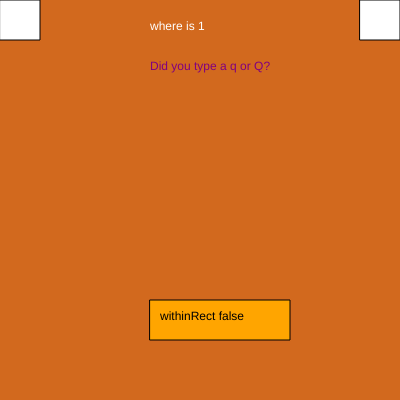
Frame 1 (no input)
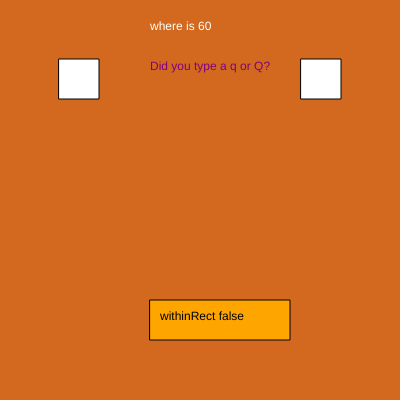
Frame 60 (no input)
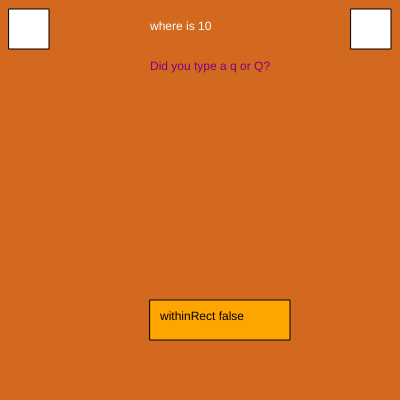
Frame 120 (the mouse pressed at the canvas centre since frame 60)

The p5.js sketch that drew these frames (run headless with seeded random() and noise() and a simulated clock; from frame 60 on, the mouse is pressed at the canvas centre):

// p5.js sketch
// ── sketch.js
//1 coordinate for everything :)
let where = 0; //control boxes' positions

function setup() {
  createCanvas(400, 400);
}

function draw() {
  //similar to slide 4 use of OR, ||
  //to set bg color of canvas
  if ((where < 0) || (where > height)) {
    background("beige");
  } else {
    background("chocolate");
  }

  //similar to slide 4 use of AND, &&
  //to set fill color of box & text
  if (mouseIsPressed && keyIsPressed) {
    fill("cyan");
  } else {
    fill(255);
  }

  //boxL
  rect(where, where, 40);

  //boxR, pad x coordinate for size of box
  rect(width - where - 40, where, 40);

  //Move the boxes
  where = where + 1;

  //Show the value of where the boxes are
  text("where is " + where, 150, 30);

  //testing not, ! and or, || operators
  if (!(key === "q" || key === "Q")) {
    fill("purple");
  } else {
    fill("dodgerBlue");
  }
  //Show the current key value
  text("Did you type a q or Q? " + key, 150, 70);

  //*** Boundary checking ***
  //Is the mouse within rect boundary?
  //left, right, top, bottom
  let withinRect = (mouseX >= 150) &&
    (mouseX <= 150 + 100) &&
    (mouseY >= 300) &&
    (mouseY <= 300 + 40);
  //fill color based on value of withinRect
  if (withinRect) {
    fill("pink");
  } else {
    fill("orange");
  }
  //draw the rect
  rect(150, 300, 140, 40);
  //show withinRect value as label on rect
  fill(0);
  text("withinRect " + withinRect, 160, 320);
}

//boxes restart
function mousePressed() {
  //Reset boxes back up and above the canvas
  where = -50;
}
